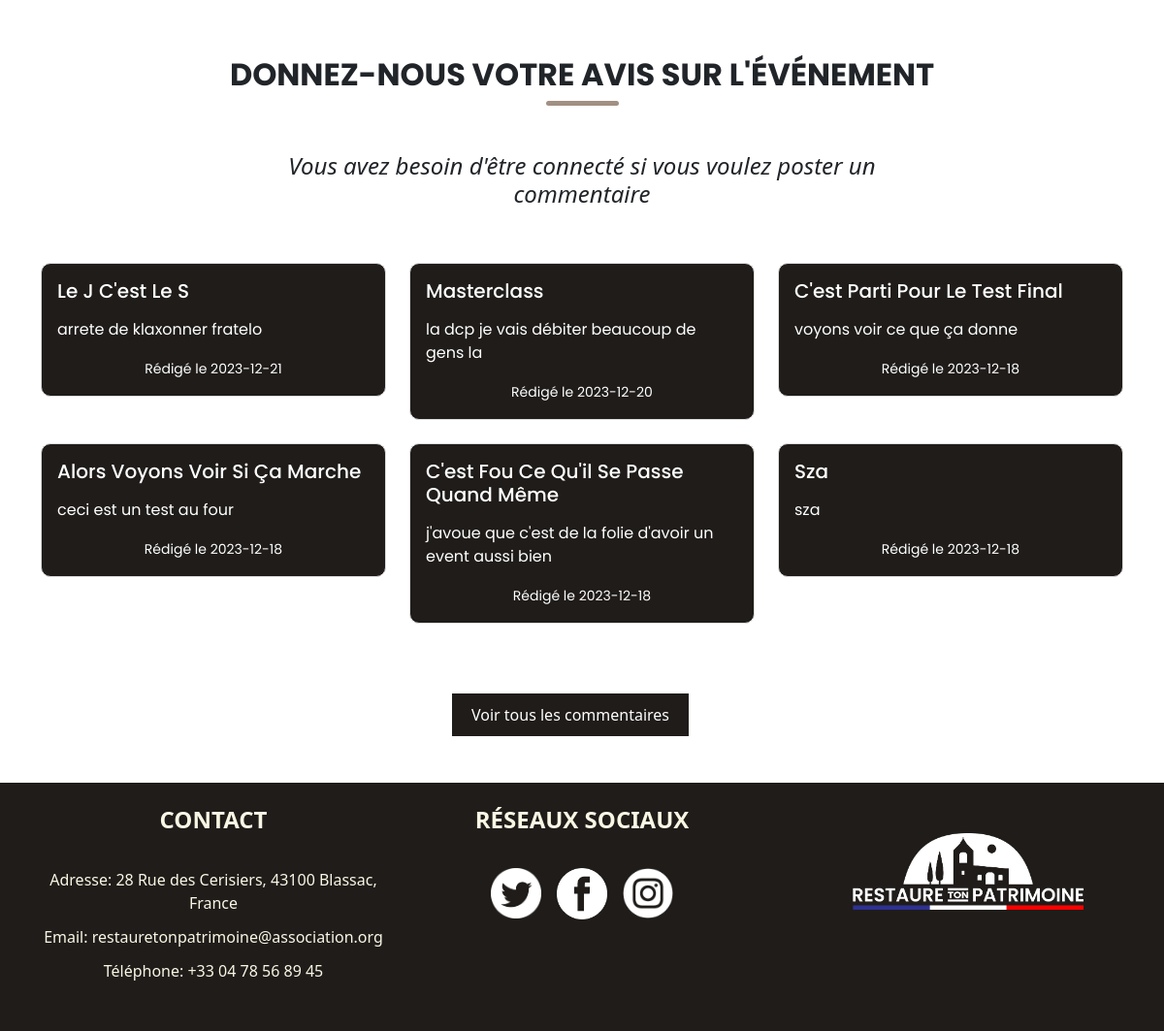
Before: / (lower part) with the older database file.
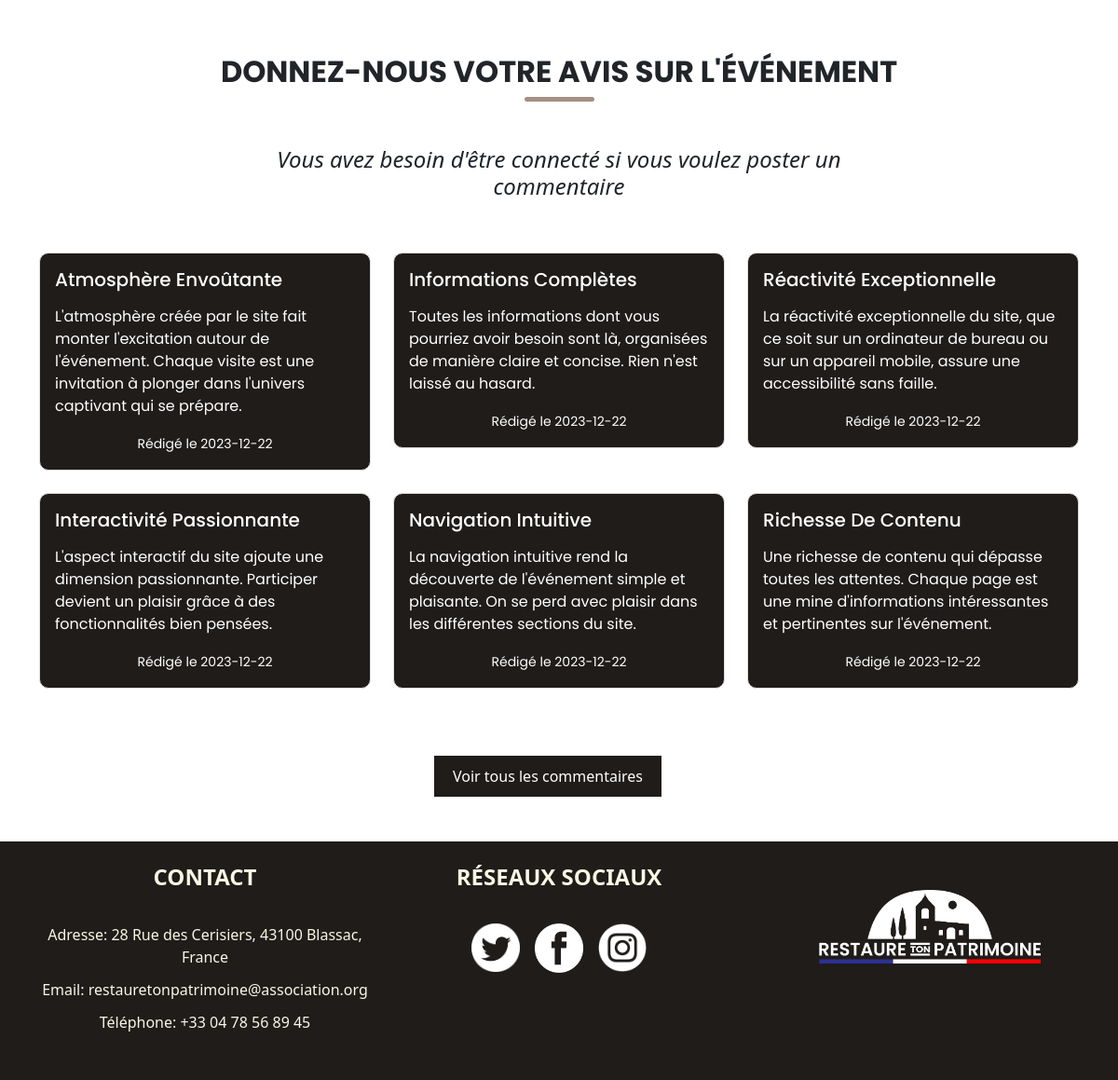
After: the same page with the newer database file.
### tables this page shows
CREATE TABLE `article` (
  `ID_article` int(11) NOT NULL,
  `Contenue` text DEFAULT NULL,
  `Titre` varchar(50) DEFAULT NULL,
  `Date_article` date DEFAULT NULL
);

### index.php (the view, shortened to what this page needs)
<?php require_once 'php/Config.php';
try{
  $pdo = new PDO(
      "mysql:host=$host;dbname=$dbname;charset=utf8", $user, $password);
  }
  catch(PDOException $e){
    echo $e->getMessage();
  }?>
<!DOCTYPE html>
<html lang="fr">
<head>
<link rel="stylesheet" href="css/owl.carousel.min.css">
<link rel="stylesheet" href="css/owl.theme.default.min.css">
<link rel="stylesheet" href="css/bootstrap.min.css">
<link rel="stylesheet" href="css/style.css">
</head>
<body>
<div class="espacementtop">
<h2 class="titres">Donnez-nous votre avis sur l'événement</h1>
<div class="d-flex justify-content-center">
<div class="ligne-arrondie"></div>
</div>
</div>
<article class="Blog">
<?php if (isset($_SESSION["nom"])) : ?>
  <form action="php/ajout.php" method="GET">
      <div class="container mt-2">
          <div class="row justify-content-center">
              <div class="col-md-8">
                  <div class="form-group">
                      <label for="titre">Donnez un titre à votre commentaire</label>
                      <input class="form-control" type="text" name="titre" required="required">
                  </div>
              </div>
          </div>
          <div class="row justify-content-center">
              <div class="col-md-8">
                  <div class="form-group">
                      <label for="texte">Écrivez votre texte juste ici</label>
                      <input class="form-control grande-zone-texte" type="text" name="texte" required="required">
                  </div>
              </div>
          </div>
          <div class="row justify-content-center">
              <div class="col-md-8 mt-2 d-flex justify-content-center">
                  <button type="submit" class="bouton NS">Commenter</button>
              </div>
          </div>
      </div>
  </form>
<?php else : ?>
  <div class="container mt-5">
      <div class="row justify-content-center">
          <div class="col-md-8">
              <h4 class="text-center texteitalic">Vous avez besoin d'être connecté si vous voulez poster un commentaire</h2>
          </div>
      </div>
  </div>
  <?php endif; ?>
  <section class="mt-5" id="commentaire">
  <?php
  $requete='SELECT * FROM article ORDER BY ID_article DESC LIMIT 6';
  $resultats=$pdo->query($requete);
  $article=$resultats->fetchAll(PDO::FETCH_ASSOC);
  ?>
<div class="container mt-5">
    <div class="row">
        <?php foreach ($article as $commentaire): ?>
            <div class="col-md-4 mb-4">
                <div class="card">
                    <div class="card-body">
                        <h5 class="card-title policecarte"><?php echo $commentaire["Titre"]; ?></h5>
                        <p class="card-text policecartesimple pt-2"><?php echo $commentaire["Contenue"]; ?></p>
                        <p class="card-text policecartesimple text-center"><small class="text-muted">Rédigé le <?php echo $commentaire["Date_article"]; ?></small></p>
                    </div>
                </div>
            </div>
        <?php endforeach; ?>
    </div>
  </div>
  <div class="mt-5 d-flex justify-content-center">
  <a class="bouton mb-5 NS" href="pages/blog.php"> Voir tous les commentaires </a>
  </div>
</article>
<body>
<footer class="footer text-light">
    <div class="container py-4">
        <div class="row">
            <div class="col-md-4 col-sm-6 text-center mb-3">
                <h4 class="titresFooter">Contact</h4>
                <p class="textFooter">Adresse: 28 Rue des Cerisiers, 43100 Blassac, France</p>
                <p class="textFooter">Email: restauretonpatrimoine@association.org</p>
                <p class="textFooter">Téléphone: +33 04 78 56 89 45</p>
            </div>
            <div class="col-md-4 col-sm-6 text-center mb-3">
                <h4 class="titresFooter">Réseaux sociaux</h4>
                    <div class="d-flex justify-content-center align-items-center">
                    <a href="https://twitter.com/" target="_blank" class="mr-2"><img src="images/X.png" class='imagesfooter mx-2'></a>
                    <a href="https://www.facebook.com/" target="_blank" class="mr-2"><img src="images/F.png" class='imagesfooter mx-2'></a>
                    <a href="https://www.instagram.com/" target="_blank"><img src="images/I.png" class='imagesfooter mx-2'></a>
                </div>
            </div>
            <div class="col-md-4 col-sm-6 text-center mb-3">
                <img src="images/logo.png" alt="Logo de l'association" class="logo">
            </div>
        </div>
    </div>
</footer>
</body>

Changed rows visible on the page:
removed article: Titre "Le J C'est Le S", Contenue "arrete de klaxonner fratelo", Date_article "2023-12-21"
removed article: Titre "Masterclass", Contenue "la dcp je vais débiter beaucoup de gens la", Date_article "2023-12-20"
removed article: Titre "C'est Parti Pour Le Test Final", Contenue "voyons voir ce que ça donne", Date_article "2023-12-18"
removed article: Titre "Alors Voyons Voir Si Ça Marche", Contenue "ceci est un test au four", Date_article "2023-12-18"
removed article: Titre "C'est Fou Ce Qu'il Se Passe Quand Même", Contenue "j'avoue que c'est de la folie d'avoir un event aussi bien", Date_article "2023-12-18"
removed article: Titre "Sza", Contenue "sza", Date_article "2023-12-18"
added article: Titre "Atmosphère Envoûtante", Contenue "L'atmosphère créée par le site fait monter l'excitation autour de l'événement. Chaque visite est une invitation à plonger dans l'univers captivant qui se prépare.", Date_article "2023-12-22"
added article: Titre "Informations Complètes", Contenue "Toutes les informations dont vous pourriez avoir besoin sont là, organisées de manière claire et concise. Rien n'est laissé au hasard.", Date_article "2023-12-22"
added article: Titre "Réactivité Exceptionnelle", Contenue "La réactivité exceptionnelle du site, que ce soit sur un ordinateur de bureau ou sur un appareil mobile, assure une accessibilité sans faille.", Date_article "2023-12-22"
added article: Titre "Interactivité Passionnante", Contenue "L'aspect interactif du site ajoute une dimension passionnante. Participer devient un plaisir grâce à des fonctionnalités bien pensées.", Date_article "2023-12-22"
added article: Titre "Navigation Intuitive", Contenue "La navigation intuitive rend la découverte de l'événement simple et plaisante. On se perd avec plaisir dans les différentes sections du site.", Date_article "2023-12-22"
added article: Titre "Richesse De Contenu", Contenue "Une richesse de contenu qui dépasse toutes les attentes. Chaque page est une mine d'informations intéressantes et pertinentes sur l'événement.", Date_article "2023-12-22"
